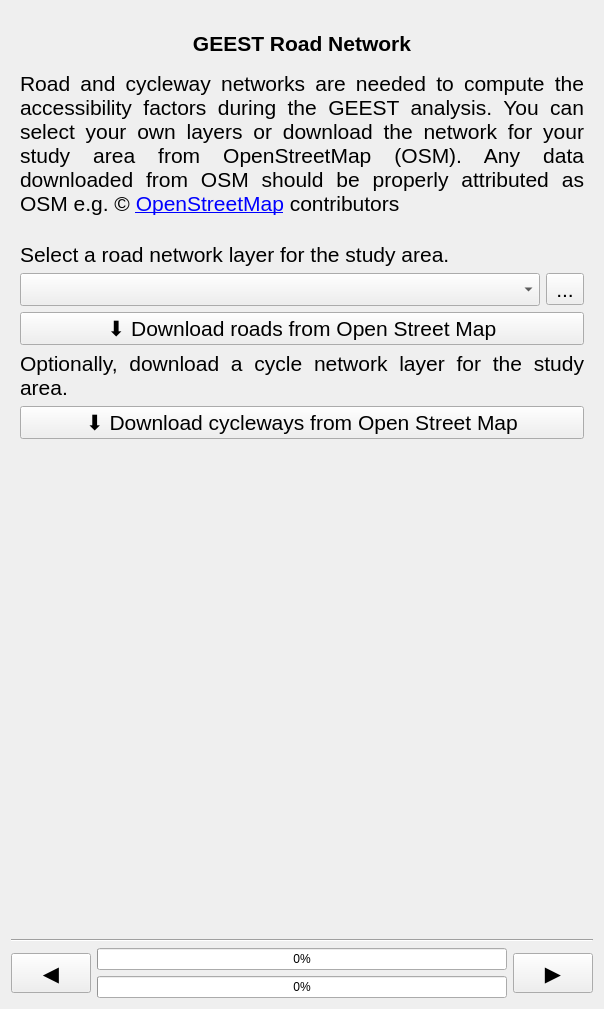
<?xml version="1.0" encoding="UTF-8"?>
<ui version="4.0">
 <class>RoadNetworkPanelBase</class>
 <widget class="QWidget" name="RoadNetworkPanelBase">
  <property name="geometry">
   <rect>
    <x>0</x>
    <y>0</y>
    <width>604</width>
    <height>1009</height>
   </rect>
  </property>
  <property name="windowTitle">
   <string>Form</string>
  </property>
  <layout class="QGridLayout" name="gridLayout_2">
   <item row="0" column="0">
    <widget class="QLabel" name="banner_label">
     <property name="text">
      <string/>
     </property>
     <property name="pixmap">
      <pixmap>../resources/geest-banner.png</pixmap>
     </property>
     <property name="scaledContents">
      <bool>true</bool>
     </property>
    </widget>
   </item>
   <item row="16" column="0">
    <layout class="QGridLayout" name="gridLayout">
     <item row="0" column="0" rowspan="2">
      <widget class="QPushButton" name="previous_button">
       <property name="sizePolicy">
        <sizepolicy hsizetype="Minimum" vsizetype="Minimum">
         <horstretch>0</horstretch>
         <verstretch>0</verstretch>
        </sizepolicy>
       </property>
       <property name="minimumSize">
        <size>
         <width>80</width>
         <height>40</height>
        </size>
       </property>
       <property name="maximumSize">
        <size>
         <width>80</width>
         <height>40</height>
        </size>
       </property>
       <property name="font">
        <font>
         <pointsize>16</pointsize>
        </font>
       </property>
       <property name="text">
        <string>◀️</string>
       </property>
      </widget>
     </item>
     <item row="0" column="1">
      <widget class="QProgressBar" name="child_progress_bar">
       <property name="sizePolicy">
        <sizepolicy hsizetype="Minimum" vsizetype="Fixed">
         <horstretch>0</horstretch>
         <verstretch>0</verstretch>
        </sizepolicy>
       </property>
       <property name="value">
        <number>0</number>
       </property>
      </widget>
     </item>
     <item row="0" column="2" rowspan="2">
      <widget class="QPushButton" name="next_button">
       <property name="sizePolicy">
        <sizepolicy hsizetype="Minimum" vsizetype="Minimum">
         <horstretch>0</horstretch>
         <verstretch>0</verstretch>
        </sizepolicy>
       </property>
       <property name="minimumSize">
        <size>
         <width>80</width>
         <height>40</height>
        </size>
       </property>
       <property name="maximumSize">
        <size>
         <width>80</width>
         <height>40</height>
        </size>
       </property>
       <property name="font">
        <font>
         <pointsize>16</pointsize>
        </font>
       </property>
       <property name="text">
        <string>▶️</string>
       </property>
      </widget>
     </item>
     <item row="1" column="1">
      <widget class="QProgressBar" name="progress_bar">
       <property name="sizePolicy">
        <sizepolicy hsizetype="Minimum" vsizetype="Fixed">
         <horstretch>0</horstretch>
         <verstretch>0</verstretch>
        </sizepolicy>
       </property>
       <property name="value">
        <number>0</number>
       </property>
      </widget>
     </item>
    </layout>
   </item>
   <item row="4" column="0">
    <widget class="Line" name="line">
     <property name="orientation">
      <enum>Qt::Horizontal</enum>
     </property>
    </widget>
   </item>
   <item row="1" column="0">
    <widget class="QLabel" name="label_2">
     <property name="text">
      <string>&lt;html&gt;&lt;head/&gt;&lt;body&gt;&lt;p align=&quot;center&quot;&gt;&lt;span style=&quot; font-size:16pt; font-weight:600;&quot;&gt;GEEST Road Network&lt;/span&gt;&lt;/p&gt;&lt;/body&gt;&lt;/html&gt;</string>
     </property>
     <property name="textFormat">
      <enum>Qt::RichText</enum>
     </property>
     <property name="alignment">
      <set>Qt::AlignCenter</set>
     </property>
     <property name="wordWrap">
      <bool>true</bool>
     </property>
    </widget>
   </item>
   <item row="3" column="0">
    <widget class="QScrollArea" name="scrollArea">
     <property name="frameShape">
      <enum>QFrame::NoFrame</enum>
     </property>
     <property name="widgetResizable">
      <bool>true</bool>
     </property>
     <widget class="QWidget" name="scrollAreaWidgetContents">
      <property name="geometry">
       <rect>
        <x>0</x>
        <y>0</y>
        <width>586</width>
        <height>801</height>
       </rect>
      </property>
      <property name="styleSheet">
       <string notr="true"/>
      </property>
      <layout class="QGridLayout" name="gridLayout_3">
       <item row="0" column="0" colspan="2">
        <widget class="QLabel" name="description">
         <property name="font">
          <font>
           <pointsize>16</pointsize>
          </font>
         </property>
         <property name="text">
          <string>&lt;html&gt;&lt;head/&gt;&lt;body&gt;&lt;p&gt;Road and cycleway networks are needed to compute the accessibility factors during the GEEST analysis. You can select your own layers or download the network for your study area from OpenStreetMap (OSM). Any data downloaded from OSM should be properly attributed as OSM e.g. © &lt;a href=&quot;https://osm.org&quot;&gt;&lt;span style=&quot; text-decoration: underline; color:#0000ff;&quot;&gt;OpenStreetMap&lt;/span&gt;&lt;/a&gt; contributors&lt;/p&gt;&lt;/body&gt;&lt;/html&gt;</string>
         </property>
         <property name="textFormat">
          <enum>Qt::MarkdownText</enum>
         </property>
         <property name="alignment">
          <set>Qt::AlignJustify|Qt::AlignTop</set>
         </property>
         <property name="wordWrap">
          <bool>true</bool>
         </property>
        </widget>
       </item>
       <item row="1" column="0">
        <widget class="QLabel" name="project_path_label">
         <property name="sizePolicy">
          <sizepolicy hsizetype="MinimumExpanding" vsizetype="Minimum">
           <horstretch>0</horstretch>
           <verstretch>0</verstretch>
          </sizepolicy>
         </property>
         <property name="text">
          <string/>
         </property>
         <property name="wordWrap">
          <bool>true</bool>
         </property>
        </widget>
       </item>
       <item row="2" column="0" colspan="2">
        <widget class="QLabel" name="description4">
         <property name="font">
          <font>
           <pointsize>16</pointsize>
          </font>
         </property>
         <property name="text">
          <string>Select a road network layer for the study area.</string>
         </property>
         <property name="textFormat">
          <enum>Qt::MarkdownText</enum>
         </property>
         <property name="alignment">
          <set>Qt::AlignJustify|Qt::AlignTop</set>
         </property>
         <property name="wordWrap">
          <bool>true</bool>
         </property>
        </widget>
       </item>
       <item row="3" column="0" colspan="2">
        <layout class="QHBoxLayout" name="horizontalLayout_3">
         <property name="spacing">
          <number>6</number>
         </property>
         <item>
          <widget class="QgsMapLayerComboBox" name="road_layer_combo">
           <property name="font">
            <font>
             <pointsize>16</pointsize>
            </font>
           </property>
          </widget>
         </item>
         <item>
          <widget class="QToolButton" name="load_road_layer_button">
           <property name="font">
            <font>
             <pointsize>16</pointsize>
            </font>
           </property>
           <property name="text">
            <string>...</string>
           </property>
          </widget>
         </item>
        </layout>
       </item>
       <item row="4" column="0" colspan="2">
        <widget class="QPushButton" name="download_road_layer_button">
         <property name="font">
          <font>
           <pointsize>16</pointsize>
          </font>
         </property>
         <property name="text">
          <string>⬇️ Download roads from Open Street Map</string>
         </property>
        </widget>
       </item>
       <item row="5" column="0" colspan="2">
        <widget class="QLabel" name="description5">
         <property name="font">
          <font>
           <pointsize>16</pointsize>
          </font>
         </property>
         <property name="text">
          <string>Optionally, download a cycle network layer for the study area.</string>
         </property>
         <property name="textFormat">
          <enum>Qt::MarkdownText</enum>
         </property>
         <property name="alignment">
          <set>Qt::AlignJustify|Qt::AlignTop</set>
         </property>
         <property name="wordWrap">
          <bool>true</bool>
         </property>
        </widget>
       </item>
       <item row="6" column="0" colspan="2">
        <widget class="QPushButton" name="download_cycle_layer_button">
         <property name="font">
          <font>
           <pointsize>16</pointsize>
          </font>
         </property>
         <property name="text">
          <string>⬇️ Download cycleways from Open Street Map</string>
         </property>
        </widget>
       </item>
       <item row="7" column="1">
        <spacer name="verticalSpacer">
         <property name="orientation">
          <enum>Qt::Vertical</enum>
         </property>
         <property name="sizeHint" stdset="0">
          <size>
           <width>20</width>
           <height>40</height>
          </size>
         </property>
        </spacer>
       </item>
      </layout>
     </widget>
    </widget>
   </item>
  </layout>
 </widget>
 <customwidgets>
  <customwidget>
   <class>QgsMapLayerComboBox</class>
   <extends>QComboBox</extends>
   <header>qgsmaplayercombobox.h</header>
  </customwidget>
 </customwidgets>
 <tabstops>
  <tabstop>scrollArea</tabstop>
  <tabstop>road_layer_combo</tabstop>
  <tabstop>load_road_layer_button</tabstop>
  <tabstop>download_road_layer_button</tabstop>
  <tabstop>download_cycle_layer_button</tabstop>
  <tabstop>previous_button</tabstop>
  <tabstop>next_button</tabstop>
 </tabstops>
 <resources/>
 <connections/>
</ui>
